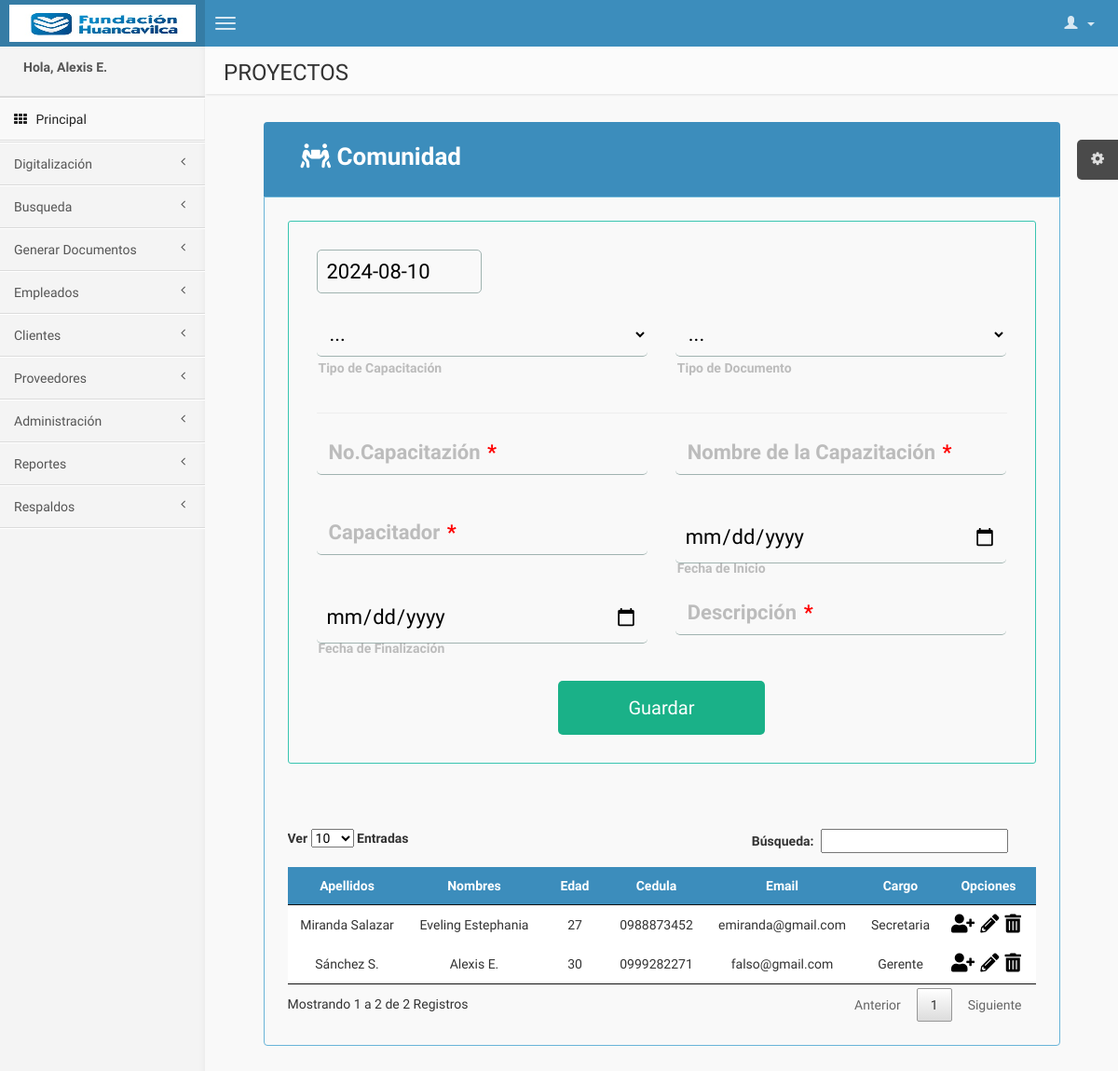
Screenshot of /digitalizar_proyectos.php (signed in) with the database file from the repository.
### tables this page shows
CREATE TABLE `empleados` (
  `epl_id` int(11) NOT NULL AUTO_INCREMENT,
  `epl_nombres` varchar(250) NOT NULL,
  `epl_apellidos` varchar(250) NOT NULL,
  `epl_cedula` varchar(15) NOT NULL,
  `epl_edad` int(2) NOT NULL,
  `epl_correo` varchar(200) NOT NULL,
  `epl_telefono` varchar(15) NOT NULL,
  `epl_feching` date NOT NULL,
  `epl_direccion` varchar(350) NOT NULL,
  `crg_id` int(11) NOT NULL,
  `est_id` int(11) NOT NULL,
  PRIMARY KEY (`epl_id`),
  KEY `crg_id` (`crg_id`),
  KEY `est_id` (`est_id`),
  CONSTRAINT `empleados_ibfk_1` FOREIGN KEY (`crg_id`) REFERENCES `cargo` (`crg_id`),
  CONSTRAINT `empleados_ibfk_2` FOREIGN KEY (`est_id`) REFERENCES `estado` (`est_id`)
);

CREATE TABLE `cargo` (
  `crg_id` int(11) NOT NULL AUTO_INCREMENT,
  `crg_dscrp` varchar(200) NOT NULL,
  PRIMARY KEY (`crg_id`)
);

### digitalizar_proyectos.php (the view, shortened to what this page needs)
<?php
include('conexion.php');
if(isset($_SESSION['ide'])){?>
<!DOCTYPE html>
<html lang="en">
<head>
    <link rel="stylesheet" href="https://cdn.rawgit.com/olton/Metro-UI-CSS/master/build/css/metro-icons.min.css">
    <link rel="stylesheet" href="https://use.fontawesome.com/releases/v5.6.3/css/all.css">
    <link href="css/estilos.css" rel="stylesheet" type="text/css" />
    <link href="css/bootstrap.min.css" rel="stylesheet" type="text/css" />
    <link href="css/font-awesome.min.css" rel="stylesheet" type="text/css" />
    <link href="css/ionicons.min.css" rel="stylesheet" type="text/css" />
    <link href="css/AdminLTE.css" rel="stylesheet" type="text/css" />
    </head>
    <body class="skin-blue">
        <?php include('solomenu.php'); ?>
        <link rel="stylesheet" href="css/jquery.dataTables.min.css">
        <div class="wrapper row-offcanvas row-offcanvas-left">
            <aside class="right-side">
                <section class="content-header">
                    <h1>
                        PROYECTOS
                    </h1>
                </section>
                <section class="content">
                    <div class="grande">
                    <div class="contenedor-optitle">
                        <div class="op-left">
                            <label class="titulo-form"> <i class="fas fa-people-carry"></i> Comunidad</label>
                        </div>
                    </div>
                    <div id="formu" class="contenedor-formularios">
                        <div class="contenido_tab_mod" id="contenido_tab">
                                <form action="guardar_empleado.php" method="post">
                                    <div class="fila-fecha">
                                        <div class="contenedor-fecha">
                                            <input type="text" class="input-fecha" id="cajas" name="feching" value="<?php $time2=date('Y-m-d'); echo $time2; ?>" onkeypress="return enable(event)" required>
                                        </div>
                                    </div><br>
                                    <div class="fila-arriba">
                                        <div class="contenedor-input">
                                            <label class="label-style active">
                                                Tipo de Capacitación <span class="req">*</span>
                                            </label>
                                            <select name="cargo" id="cargo" name="cargo" class="input-style">
                                                <option value="0">...</option>
                                            </select>
                                        </div>
                                        <div class="contenedor-input">
                                            <label class="label-style active">
                                                Tipo de Documento <span class="req">*</span>
                                            </label>
                                            <select name="cargo" id="cargo" name="cargo" class="input-style">
                                                <option value="0">...</option>
                                            </select>
                                        </div>
                                    </div>
                                    <hr>
                                    <div class="fila-arriba">
                                        <div class="contenedor-input">
                                            <label class="label-style">
                                                No.Capacitazión <span class="req">*</span>
                                            </label>
                                            <input type="text" id="cajas" name="numero_capacita" class="input-style" maxlength="2" required >
                                        </div>
                                        <div class="contenedor-input">
                                            <label class="label-style">
                                                Nombre de la Capazitación <span class="req">*</span>
                                            </label>
                                            <input type="text" class="input-style" id="cajas" name="nombre_capacita" required>
                                        </div>
                                    </div>
                                    <div class="fila-arriba">
                                        <div class="contenedor-input">
                                            <label class="label-style">
                                                Capacitador <span class="req">*</span>
                                            </label>
                                            <input type="text" name="telefono" class="input-style" maxlength="10" required >
                                        </div>
                                        <div class="contenedor-input">
                                            <label class="label-style active">
                                                Fecha de Inicio <span class="req">*</span>
                                            </label>
                                            <input type="date" class="input-style" id="cajas" name="direccion" required>
                                        </div>
                                    </div>
                                    <div class="fila-arriba">
                                        <div class="contenedor-input">
                                            <label class="label-style active">
                                                Fecha de Finalización <span class="req">*</span>
                                            </label>
                                            <input type="date" class="input-style" id="cajas" name="direccion" required>
                                        </div>
                                        <div class="contenedor-input">
                                            <label class="label-style">
                                                Descripción <span class="req">*</span>
                                            </label>
                                            <input type="text" name="telefono" class="input-style" maxlength="10" required >
                                        </div>
                                    </div>
                                    <div class="contenedor_boton">
                                        <input type="submit" class="button button-block" value="Guardar">
                                    </div>
                                </form>
                        </div>
                        <div class="content_table">
                            <br><br>
                            <table class="tabla">
                                <thead>
                                    <tr>
                                        <th>Apellidos</th>
                                        <th>Nombres</th>
                                        <th>Edad</th>
                                        <th>Cedula</th>
                                        <th>Email</th>
                                        <th>Cargo</th>
                                        <th>Opciones</th>
                                    </tr>
                                </thead>
                                <tr>
                                    <?php
                                        $cons2="SELECT * from empleados E INNER JOIN cargo C ON E.crg_id=C.crg_id WHERE E.est_id=1";
                                        $ejec2=mysqli_query($con,$cons2);
                                        while ($row2=mysqli_fetch_array($ejec2)) {
                                    ?>
                                    <td><?php echo $row2['epl_apellidos']; ?></td>
                                    <td><?php echo $row2['epl_nombres']; ?></td>
                                    <td><?php echo $row2['epl_edad']; ?></td>
                                    <td><?php echo $row2['epl_cedula']; ?></td>
                                    <td><?php echo $row2['epl_correo']; ?></td>
                                    <td><?php echo $row2['crg_dscrp']; ?></td>
                                    <td><div class="optabla2">
                                        <a href="asignar_usuario.php?id=<?php echo $row2['epl_id']; ?>" title="Agregar Usuario" id="cualquiera"><i class="fas fa-user-plus esp-right" id="btnasignar"></i></a>
                                        <a href="editar_empleados.php?id=<?php echo $row2['epl_id']; ?>" title="Editar"><i class="fas fa-pencil-alt esp-right"></i></a>
                                        <a href="#" onclick="deletelog(<?php echo $row2['epl_id'];?>)" title="Eliminar"><i class="fas fa-trash-alt esp-right"></i></a></div>
                                    </td>
                                </tr>
                                <?php   } ?>
                            </table>
                        </div>
                    </div>
                </div>
            </div>
</body>
</html>
<?php }else{
    header("Location:login.php");
    }
?>

### css/estilos.css (style rules this page uses)
.contenedor-formularios { background: #f9f9f9; padding: 25px; max-width: 900px; margin: 40px auto; margin-top: 10px; border-radius: 4px; display: flex; flex-wrap: wrap; justify-content: center; border-top-left-radius: 0px; border-top-right-radius: 0px; border: 1px solid #69b4d8; -webkit-transition: all .5s ease; -o-transition: all .5s ease; transition: all .5s ease; }
.contenedor-optitle { background: #3c8dbc; padding: 40px; max-width: 900px; margin: 0px auto; margin-bottom: -10px; margin-top: 10px; border-radius: 4px; border-bottom-left-radius: 0px; border-bottom-right-radius: 0px; display: flex; max-height: 70px; align-items: center; }
.op-left { width: 50%; }
.contenido_tab_mod { padding: 30px; border-radius: 3px; width: 100%; border: 1px solid #39C5B1; -webkit-transition: all .5s ease; -o-transition: all .5s ease; transition: all .5s ease; }
.grande { width: 90%; }
.label-style { margin-bottom: 200px; position: absolute; -webkit-transform: translateY(6px); -ms-transform: translateY(6px); transform: translateY(6px); left: 13px; color: rgba(128, 128, 128, 0.5); -webkit-transition: all 0.25s ease; -o-transition: all 0.25s ease; transition: all 0.25s ease; -webkit-backface-visibility: hidden; pointer-events: none; font-size: 22px; }
label .req { margin: 2px; color: red; }
label.active { -webkit-transform: translateY(50px); -ms-transform: translateY(50px); transform: translateY(50px); left: 2px; font-size: 14px; }
.input-style { font-size: 22px; display: block; width: 100%; height: 100%; padding: 10px 10px; background: none; background-image: none; border: 1px solid #a0b3b0; border-top: none; border-left: none; border-right: none; color: #000; border-radius: 0; -webkit-transition: all 0.5s ease; -o-transition: all 0.5s ease; transition: all 0.5s ease; border-radius: 5px; }
.contenedor-input { position: relative; margin-bottom: 40px; }
.fila-arriba:after { content: ""; display: table; clear: both; }
.fila-arriba div { float: left; width: 48%; margin-right: 4%; }
.fila-arriba div:last-child { margin: 0; }
.fila-fecha:after { content: ""; display: table; clear: both; }
.fila-fecha div { float: left; width: 48%; margin-right: 4%; margin-bottom: 15%; }
.fila-fecha div:last-child { margin: 0; }
.contenedor-fecha { margin-bottom: 60px; }
.input-fecha { font-size: 22px; display: block; width: 50%; height: 100%; padding: 10px 10px; background: none; background-image: none; border: 1px solid #a0b3b0; color: #000; border-radius: 0; -webkit-transition: all 0.5s ease; -o-transition: all 0.5s ease; transition: all 0.5s ease; border-radius: 5px; }
.contenedor_boton { width: 100%; display: flex; flex-wrap: wrap; justify-content: center; }
.button { border: 0; outline: none; border-radius: 5px; cursor: pointer; padding: 15px 0; font-size: 2rem; background: #1ab188; color: #fff; -webkit-transition: all .5s ease; -o-transition: all .5s ease; transition: all .5s ease; -webkit-appearance: none; }
.button-block { display: block; width: 30%; }
.titulo-form { font-size: 26px; color: white; }
.esp-right { margin-right: 5px; }

### rows the page displays
empleados: epl_apellidos "Sánchez S.", epl_nombres "Alexis E.", epl_edad "30", epl_cedula "0999282271", epl_correo "falso@gmail.com", crg.crg_dscrp "Gerente"
empleados: epl_apellidos "Miranda Salazar", epl_nombres "Eveling Estephania", epl_edad "27", epl_cedula "0988873452", epl_correo "emiranda@gmail.com", crg.crg_dscrp "Secretaria"

### other values shown
$eplnom "Alexis E."
